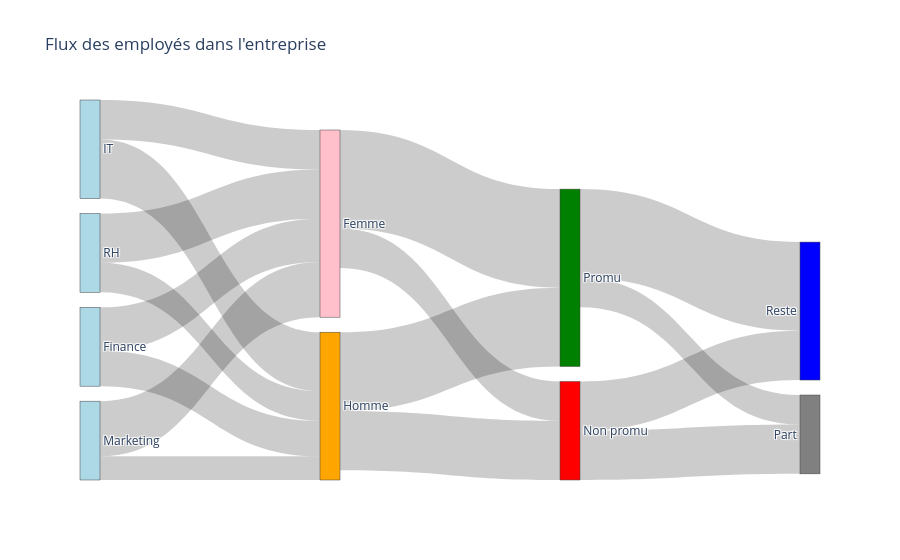

Write notebook code for a chart like this one.
### Code cell
import plotly.graph_objects as go

# Définition des catégories (nœuds)
labels = [
    "IT", "RH", "Finance", "Marketing",  # Départements
    "Homme", "Femme",  # Genre
    "Promu", "Non promu",  # Promotion
    "Reste", "Part"  # Résultat final
]

# Définition des flux (relations entre catégories)
source = [0, 0, 1, 1, 2, 2, 3, 3,  # Départements → Genre
          4, 5, 4, 5,  # Genre → Promotion
          6, 6, 7, 7]  # Promotion → Résultat final

target = [4, 5, 4, 5, 4, 5, 4, 5,  # Départements → Genre
          6, 6, 7, 7,  # Genre → Promotion
          8, 9, 8, 9]  # Promotion → Résultat final

values = [30, 20, 15, 25, 18, 22, 12, 28,  # Effectifs par département et genre
          40, 50, 30, 20,  # Genre → Promotion
          45, 15, 25, 25]  # Promotion → Résultat final

# Création du diagramme Sankey
fig = go.Figure(go.Sankey(
    node=dict(
        label=labels,
        pad=15,  # Espacement entre les nœuds
        thickness=20,  # Épaisseur des nœuds
        color=["lightblue", "lightblue", "lightblue", "lightblue",  # Départements
               "orange", "pink",  # Genre
               "green", "red",  # Promotion
               "blue", "gray"]  # Résultat final
    ),
    link=dict(
        source=source,
        target=target,
        value=values
    )
))

fig.update_layout(title_text="Flux des employés dans l'entreprise", font_size=12)
fig.show()

### Figure 1 — Plotly figure (JSON) as saved in the notebook; plotly's stock layout.template omitted (floating-point values rounded to 4 significant figures)
{"data": [{"link": {"source": [0, 0, 1, 1, 2, 2, 3, 3, 4, 5, 4, 5, 6, 6, 7, 7], "target": [4, 5, 4, 5, 4, 5, 4, 5, 6, 6, 7, 7, 8, 9, 8, 9], "value": [30, 20, 15, 25, 18, 22, 12, 28, 40, 50, 30, 20, 45, 15, 25, 25]}, "node": {"color": ["lightblue", "lightblue", "lightblue", "lightblue", "orange", "pink", "green", "red", "blue", "gray"], "label": ["IT", "RH", "Finance", "Marketing", "Homme", "Femme", "Promu", "Non promu", "Reste", "Part"], "pad": 15, "thickness": 20}, "type": "sankey"}], "layout": {"font": {"size": 12}, "title": {"text": "Flux des employés dans l'entreprise"}}}
